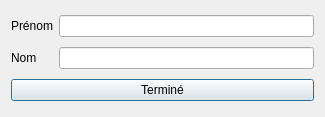
<?xml version="1.0" encoding="UTF-8"?>
<ui version="4.0">
 <class>Dialog</class>
 <widget class="QDialog" name="Dialog">
  <property name="geometry">
   <rect>
    <x>0</x>
    <y>0</y>
    <width>325</width>
    <height>117</height>
   </rect>
  </property>
  <property name="windowTitle">
   <string>Recherche</string>
  </property>
  <layout class="QGridLayout" name="gridLayout">
   <item row="1" column="1">
    <widget class="QLabel" name="firstname_label">
     <property name="text">
      <string>Prénom</string>
     </property>
    </widget>
   </item>
   <item row="1" column="2">
    <widget class="Input" name="firstname_input"/>
   </item>
   <item row="2" column="2">
    <widget class="Input" name="name_input"/>
   </item>
   <item row="2" column="1">
    <widget class="QLabel" name="name_label">
     <property name="text">
      <string>Nom</string>
     </property>
    </widget>
   </item>
   <item row="3" column="1" colspan="2">
    <widget class="QPushButton" name="pushButton">
     <property name="text">
      <string>Terminé</string>
     </property>
    </widget>
   </item>
  </layout>
 </widget>
 <customwidgets>
  <customwidget>
   <class>Input</class>
   <extends>QLineEdit</extends>
   <header>gui/input</header>
  </customwidget>
 </customwidgets>
 <resources/>
 <connections>
  <connection>
   <sender>pushButton</sender>
   <signal>clicked()</signal>
   <receiver>Dialog</receiver>
   <slot>accept()</slot>
   <hints>
    <hint type="sourcelabel">
     <x>108</x>
     <y>101</y>
    </hint>
    <hint type="destinationlabel">
     <x>115</x>
     <y>115</y>
    </hint>
   </hints>
  </connection>
 </connections>
</ui>
